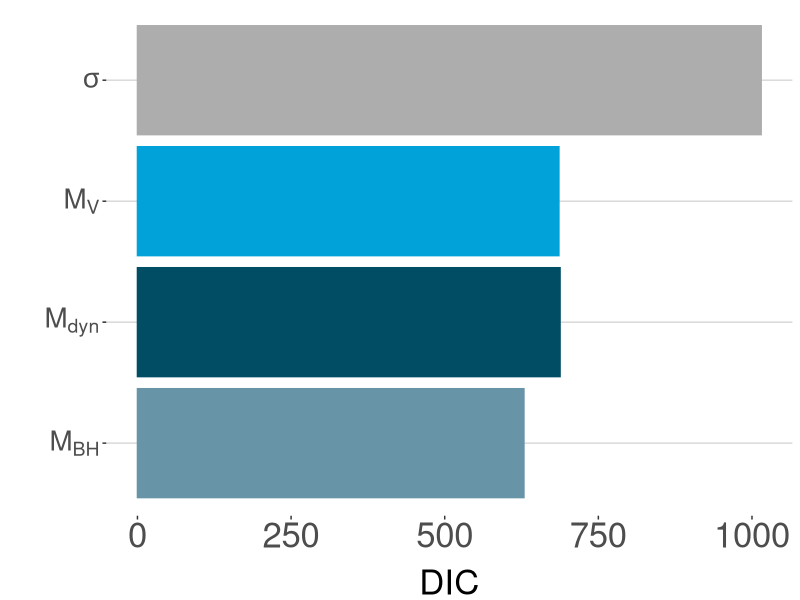
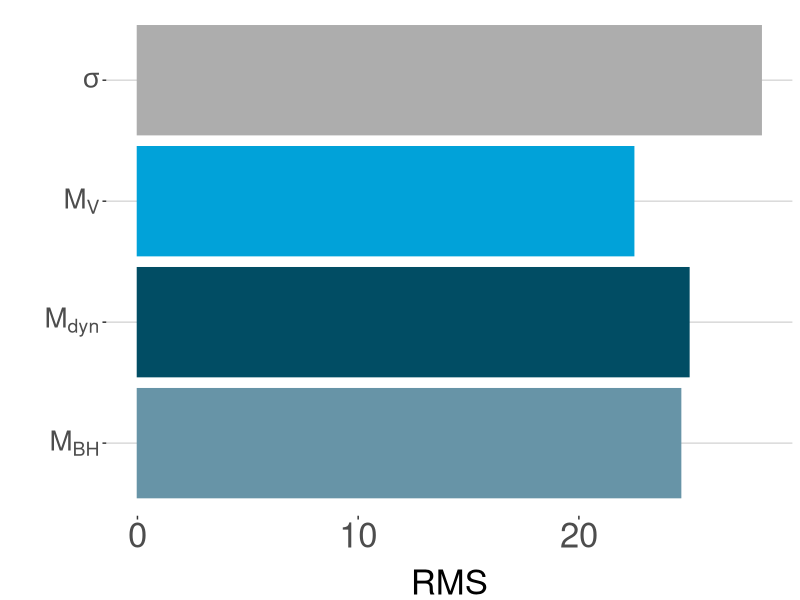
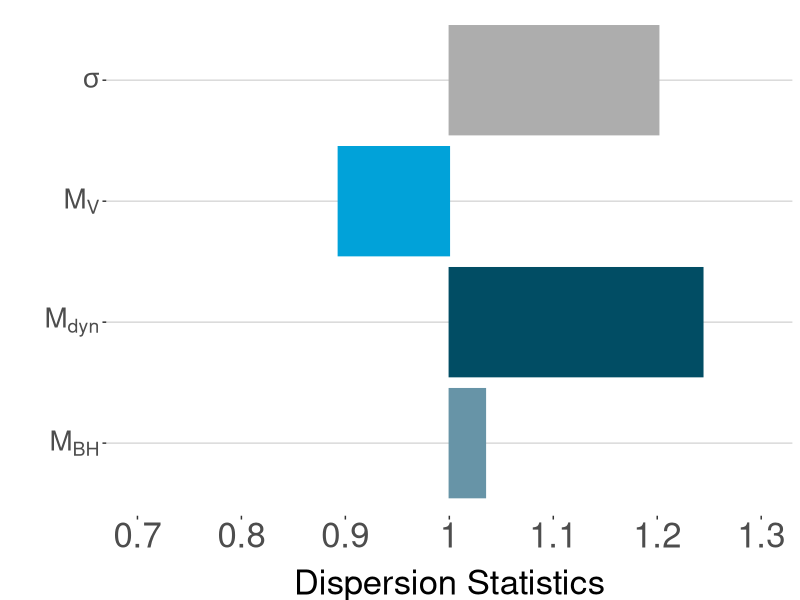

Write R code to recreate these figures, in order.
# Model comparison
require(ggplot2)
require(ggthemes)
require(reshape)
require(Cairo)
Models<-as.factor(c("MBH","Mdyn","MV","sigma"))
DIC<-c(628.9,687.7,685.8,1015)
RMS<-c(24.6085,24.98447,22.4822,28.25993)
Dispersion<-c(1.034658,1.243808,0.8932604,1.201396)
comp<-data.frame(Models,DIC,RMS,Dispersion)


c <- ggplot(comp, aes(x=Models,y=DIC, fill=Models,colour=Models))
CairoPDF("..//Figures/DIC.pdf",height=8,width=9)
c + geom_bar(stat = "identity") + 
#  facet_wrap(~test,scales="free")+
  coord_flip()+
  scale_colour_economist(guide="none")+
  theme_hc()+
  scale_fill_economist()+
  #  theme_economist_white(gray_bg = F, base_size = 11, base_family = "sans")+
  theme(strip.background = element_rect(fill="gray95"),plot.background = element_rect(fill = 'white', colour = 'white'),
        legend.position="none",plot.title = element_text(hjust=0.5),
        axis.title.y=element_text(vjust=0.75),axis.text.x=element_text(size=25),
        strip.text.x=element_text(size=25),
        axis.title.x=element_text(vjust=-0.25),
        text = element_text(size=25))+
  scale_x_discrete(breaks=c("MBH","Mdyn","MV","sigma"),labels=c(expression(M[BH]),expression(M[dyn]),expression(M[V]),expression(sigma)))+
  xlab("")
dev.off()



c2 <- ggplot(comp, aes(x=Models,y=RMS, fill=Models,colour=Models))
CairoPDF("..//Figures/RMS.pdf",height=8,width=9)
c2 + geom_bar(stat = "identity") + 
  #  facet_wrap(~test,scales="free")+
  coord_flip()+
  scale_colour_economist(guide="none")+
  theme_hc()+
  scale_fill_economist()+
  #  theme_economist_white(gray_bg = F, base_size = 11, base_family = "sans")+
  theme(strip.background = element_rect(fill="gray95"),plot.background = element_rect(fill = 'white', colour = 'white'),
        legend.position="none",plot.title = element_text(hjust=0.5),
        axis.title.y=element_text(vjust=0.75),axis.text.x=element_text(size=25),
        strip.text.x=element_text(size=25),
        axis.title.x=element_text(vjust=-0.25),
        text = element_text(size=25))+
  scale_x_discrete(breaks=c("MBH","Mdyn","MV","sigma"),labels=c(expression(M[BH]),expression(M[dyn]),expression(M[V]),expression(sigma)))+
  xlab("")
dev.off()




c3 <- ggplot(comp, aes(x=Models,y=Dispersion-1, fill=Models,colour=Models))
CairoPDF("..//Figures/Dispersion_stat.pdf",height=8,width=9)
c3 + geom_bar(origin = 1,stat = "identity")   +
  #  facet_wrap(~test,scales="free")+
  coord_flip()+
  scale_colour_economist(guide="none")+
  theme_hc()+
  scale_fill_economist()+
  #  theme_economist_white(gray_bg = F, base_size = 11, base_family = "sans")+
  theme(strip.background = element_rect(fill="gray95"),plot.background = element_rect(fill = 'white', colour = 'white'),
        legend.position="none",plot.title = element_text(hjust=0.5),
        axis.title.y=element_text(vjust=0.75),axis.text.x=element_text(size=25),
        strip.text.x=element_text(size=25),
        axis.title.x=element_text(vjust=-0.25),
        text = element_text(size=25))+
  scale_x_discrete(breaks=c("MBH","Mdyn","MV","sigma"),labels=c(expression(M[BH]),expression(M[dyn]),expression(M[V]),expression(sigma)))+
  ylab("Dispersion Statistics")+geom_hline(yintercept = 1,linetype="dotted",colour="red",size=1.5)+xlab("")+
  scale_y_continuous(limits=c(-0.3, 0.3), breaks=c(-0.3,-0.2,-0.1,0,0.1,0.2,0.3),labels=c(-0.3,-0.2,-0.1,0,0.1,0.2,0.3)+1)
dev.off()
